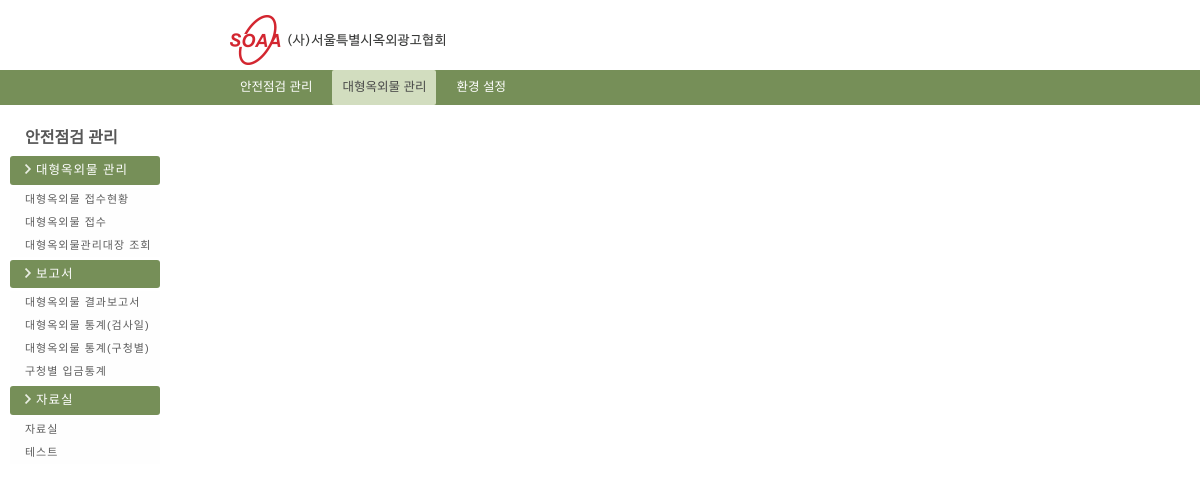
The page /bigad_Mng/left_menu.php (signed in) on the database its author committed.
### tables this page shows
CREATE TABLE `menu` (
  `idx` varchar(1) NOT NULL default '',
  `idx_sub` varchar(4) NOT NULL default '',
  `menu_nm` varchar(20) default NULL,
  `url` varchar(100) default NULL,
  `use_gubun` char(1) default NULL,
  `insert_date` datetime default NULL,
  `update_date` datetime default NULL,
  `insert_id` varchar(10) default NULL,
  PRIMARY KEY  (`idx`,`idx_sub`)
);

### config/function.php (called while the page is built, shortened)
<?
function fn_select($condition, $tbl, $where){
	$sql =  "SELECT " . $condition;
	$sql .= " FROM " . $tbl;
	if($where){
		$sql .= " WHERE " . $where;
	}
	$result = mysql_query($sql);
	return $result;
}
?>

### bigad_Mng/left_menu.php (the view, shortened to what this page needs)
<?  include_once $_SERVER["DOCUMENT_ROOT"] . "/config/function.php"; ?>
<?
	include $_SERVER["DOCUMENT_ROOT"] . "/head.php";
	$this_page = array_pop(explode("/", $_SERVER["REQUEST_URI"]));
	$this_page = explode(".", $this_page);
?>
        <section id="section">
        	<section class="lnb">
            	<h4 class="lnb_title">안전점검&nbsp;관리</h4>
            	<ul>
					<?
						$result = fn_select("idx_sub, menu_nm, url", "menu", "length(idx_sub) < 3 and idx_sub between '50' and '70'");
						$i=5;
						while($rs = mysql_fetch_array($result)){
					?>
						<li class="bg_catch"><img src="/img/arrow_right.png" alt="arrow_right"><?=$rs["menu_nm"]?></li>
						<?
							$result_sub = fn_select("idx_sub, menu_nm, url", "menu", "length(idx_sub) > 3 and idx_sub like '" .$i ."0%'");
							while($rs_sub = mysql_fetch_array($result_sub)){
								$click_page = array_pop(explode("/", $rs_sub["url"]));
								$click_page = explode(".", $click_page);
								if($click_page[0] == $this_page[0]){
						?>
		                    <li class="click"><a href="<?=$rs_sub["url"]?>"><?=$rs_sub["menu_nm"]?></a></li>
						<?		}else{	?>
		                    <li><a href="<?=$rs_sub["url"]?>"><?=$rs_sub["menu_nm"]?></a></li>
						<?
								}
							}
							$i++;
						?>
					<? } ?>
                </ul>
            </section>

### css/admin/common.css (style rules this page uses)
body { margin:0;padding:0;font-family:'nanumbarun_gothic',sans-serif, Arial;font-size:11px;color:#333 }
adress, article, aside,figure,footer, header, hgroup, menu, nav, section { display:block }
a { text-decoration:none;color:#333 }
ul, li { list-style:none }
html { overflow-x:auto;overflow-y:scroll;min-height:1000px; }
img { border:0;outline:none }
#section { overflow:hidden;margin:20px auto; }
.lnb { width:150px;overflow:hidden;float:left;margin-left:10px }
.lnb_title { margin:10px 0 10px 15px;font-family:'nanumbarun_gothic',sans-serif;color:#585858;font-size:16px }
.lnb ul { width:10% }
.lnb ul li a { width:135px;display:inline-block;padding:6px 0 6px 15px;font-family:'nanumbarun_gothic',sans-serif;letter-spacing:1px;background:#fefefe;color:#5d5d5d }
.bg_catch { width:135px;background:#768f58;color:#fefefe;margin:3px 0;padding:8px 0 8px 15px;font-family:'nanumbarun_gothic',sans-serif;font-size:12.5px;letter-spacing:1px;border:none;border-radius:3px;-moz-border-radius:3px;-webkit-border-radius:3px;-o-border-radius:3px }
.bg_catch img { margin-right:5px }

### rows shown on the page
menu: menu_nm "대형옥외물 관리"
menu: menu_nm "대형옥외물 접수현황"
menu: menu_nm "대형옥외물 접수"
menu: menu_nm "대형옥외물관리대장 조회"
menu: menu_nm "보고서"
menu: menu_nm "대형옥외물 결과보고서"
menu: menu_nm "대형옥외물 통계(검사일)"
menu: menu_nm "대형옥외물 통계(구청별)"
menu: menu_nm "구청별 입금통계"
menu: menu_nm "자료실"
menu: menu_nm "자료실"
menu: menu_nm "테스트"
